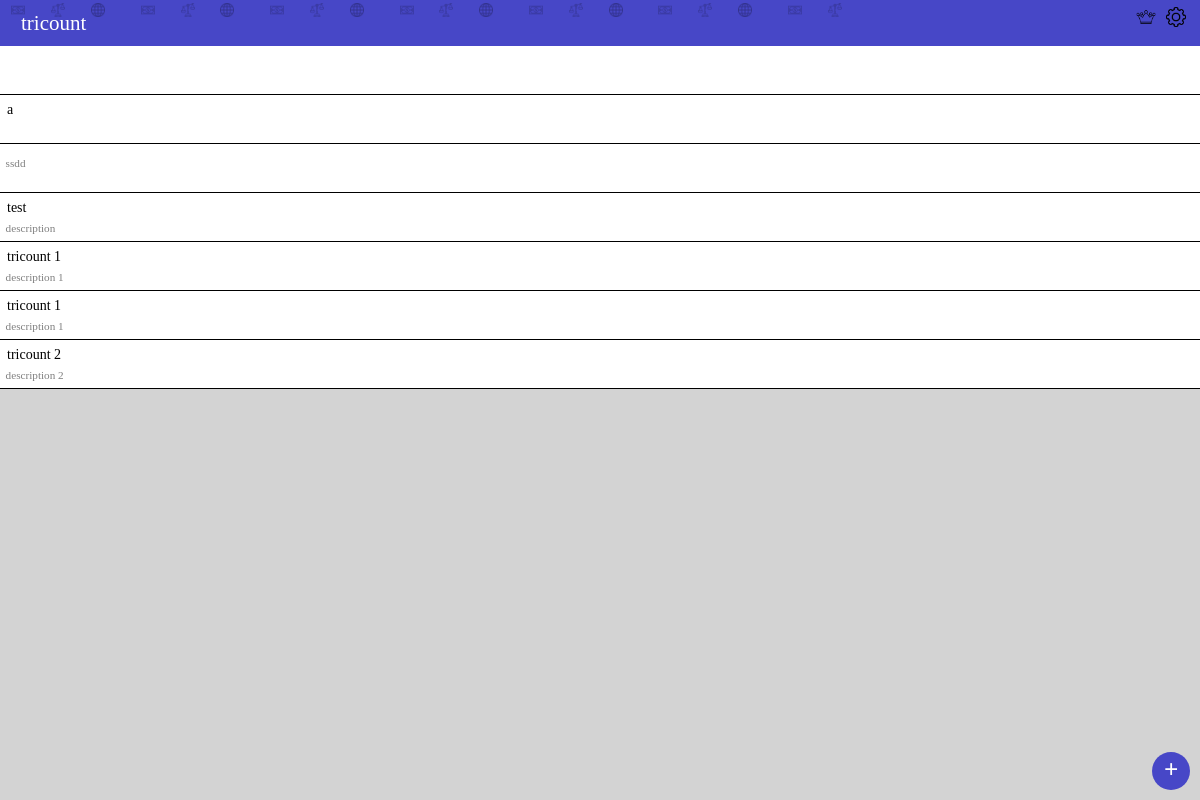
The page /count/ on the database its author committed.
### count/models.py (models this page shows)
class Counts(models.Model):
    title = models.TextField(default='')
    description = models.TextField(default='')
    category = models.TextField(default='')
    participants = models.ManyToManyField(Participants)

### count/views.py (the view)
# urls.py: path('',countviews.listecount,name = 'listecount'),
def listecount(request):
    items = Counts.objects.all()
    return render(request,'index.html',context ={'counts' : items})

### templates/index.html (shortened to what this page needs)
{% load static %}
<!DOCTYPE html>
<html lang="fr">
<head>
    <link rel="stylesheet" href="{% static 'listecount.css' %}">
</head>
<body>
    <header>
        <div class="titre"> tricount</div>
        <nav class = "header_data">
            <a href="" class="premium"><img width = 20px src="{% static 'images/crown.png' %}" alt="premium"></a>
            <a href="" class="options"> <img width = 20px src="{% static 'images/settings.png' %}" alt="parameters"> </a>
        </nav>
    </header>
    <div class = "header_images">
        <img src="{% static 'images/dollar-bill.png' %}" alt="billet">
        <img src="{% static 'images/scale.png' %}" alt="scale">
        <img class = "trois" src="{% static 'images/internet.png' %}" alt="web">
        <img src="{% static 'images/dollar-bill.png' %}" alt="billet">
        <img src="{% static 'images/scale.png' %}" alt="scale">
        <img class = "trois" src="{% static 'images/internet.png' %}" alt="web">
        <img src="{% static 'images/dollar-bill.png' %}" alt="billet">
        <img src="{% static 'images/scale.png' %}" alt="scale">
        <img class = "trois" src="{% static 'images/internet.png' %}" alt="web">
        <img src="{% static 'images/dollar-bill.png' %}" alt="billet">
        <img src="{% static 'images/scale.png' %}" alt="scale">
        <img class = "trois" src="{% static 'images/internet.png' %}" alt="web">
        <img src="{% static 'images/dollar-bill.png' %}" alt="billet">
        <img src="{% static 'images/scale.png' %}" alt="scale">
        <img class = "trois" src="{% static 'images/internet.png' %}" alt="web">
        <img src="{% static 'images/dollar-bill.png' %}" alt="billet">
        <img src="{% static 'images/scale.png' %}" alt="scale">
        <img class = "trois" src="{% static 'images/internet.png' %}" alt="web">
        <img src="{% static 'images/dollar-bill.png' %}" alt="billet">
        <img src="{% static 'images/scale.png' %}" alt="scale">
    </div>
    <main>
        {% for count in counts %}
        <div class="tricount">
            <p class = "tricount_title"> {{count.title}} </p>
            <p class = "tricount_description"> {{count.description}} </p>
        </div>
        {% endfor %}
    </main>
    <footer>
        <a class ="id_newcount" id = "id_newcount" href="/count/newcount"> + </a>
    </footer>
</body>
</html>

### static/listecount.css (style rules this page uses)
* { box-sizing: border-box; font-size: 14px; margin:0; }
:root { --padding:0.5em; --color:rgb(71, 71, 199); }
body { background-color: lightgray; }
header { background-color: var(--color); color: white; display: flex; justify-content: space-between; text-align: center; }
.titre { padding-left: 1em; padding-top: var(--padding); padding-bottom: var(--padding); font-size: 1.5em; z-index: 1; }
.header_data { padding-top: var(--padding); padding-right: 1em; }
.header_images { position: absolute; top : 0px; left: 0px; opacity: 0.3; height: 3.5em; }
.header_images img { width: 1em; height: 1em; margin:0.2em 0.8em; }
.header_images .trois { margin-right: 1.5em; }
.premium { padding-right: var(--padding); }
main { background-color: white; }
.tricount { border-bottom-style: solid; border-color: black; border-width: 1px; height:3.5em; }
.tricount_title { padding-top: var(--padding); ; padding-bottom: calc(0.5* var(--padding)) ; padding-left: var(--padding); }
.tricount_description { color: grey; font-size: 0.8em; padding-top: calc(0.5* var(--padding)); padding-bottom: var(--padding); padding-left: var(--padding); }
.id_newcount { position:absolute; bottom: 10px; right: 10px; font-size: 1.8em; font-weight: 700; color: white; width:1.5em; height : 1.5em; background-color: var(--color); border-radius: 100%; text-decoration: none; text-align: center; padding-top: 0.15em; }

### rows shown on the page
Counts: title "a"
Counts: description "ssdd"
Counts: title "test", description "description"
Counts: title "tricount 1", description "description 1"
Counts: title "tricount 1", description "description 1"
Counts: title "tricount 2", description "description 2"
